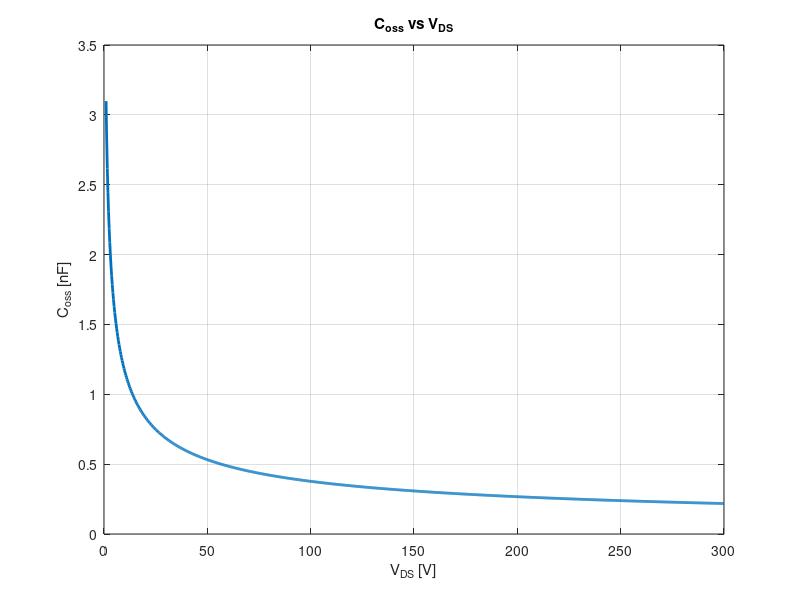
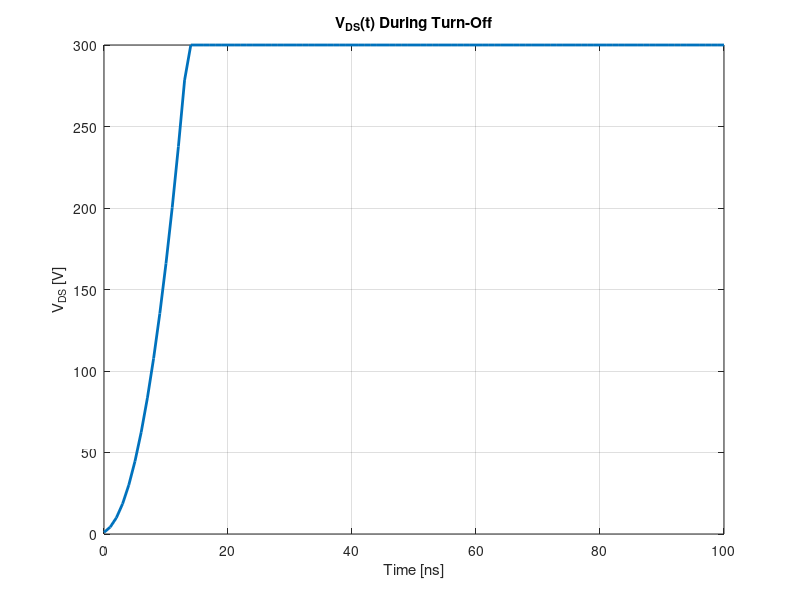

Reproduce these figures in MATLAB, in order.
% Semiconductor Physics and Power Device Equations in MATLAB
% Constants
clc;
clear;


q = 1.6e-19;       % Elementary charge [C]
eps_si = 1.0e-12;  % Permittivity of silicon [F/cm]
kT = 0.026;        % Thermal energy at 300K [eV]
ni = 1.5e10;       % Intrinsic carrier concentration [cm^-3]
mu_n = 1500;       % Electron mobility [cm^2/V-s]
mu_p = 500;        % Hole mobility [cm^2/V-s]
VB = 700;          % Breakdown voltage [V]
E_crit = 2e5;      % Critical electric field [V/cm] (assumed typical value)
V_dc = 300;        % DC bus voltage [V]
I0 = 10;           % Initial current [A]
A = 1;             % [cm^2], device area
A_junc = 1;
%% 1. Design doping concentration of N drift region (for VB = 700V)
% Doping concentration from breakdown voltage
ND = E_crit^2 * eps_si / (2 * q * VB); % [cm^-3]

%% 2. Calculate on-resistance for 1 cm^2 area
            
Rdrift = (4* VB^2)/(mu_n * eps_si * E_crit^3); %[Ohm]

Ldrift = 2 * VB / E_crit; % Drift region length [cm]
Ron_drift = Ldrift / (q * mu_n * ND * A); % [Ohm]

%% 3 Calculate CGD and CDS from physical parameters and plot Coss = CGD + CDS
NA = ND; % assuming symmetric doping for this model
Vbi = kT * log((ND*NA) / ni^2); % Built-in voltage [V]

% Vds sweep
Vds_vals = linspace(1, V_dc, 1000); % Avoid V=0

% Compute depletion width and capacitance
W_vals = sqrt((2 * eps_si * (Vbi + Vds_vals)) / (q * ND));
Cds_vals = eps_si * A ./ W_vals;
Coss_vals = Cds_vals;

% Plot
figure;
plot(Vds_vals, Coss_vals * 1e9, 'LineWidth', 2);  % Convert to nF, thicker line
title('C_{oss} vs V_{DS}');
xlabel('V_{DS} [V]');
ylabel('C_{oss} [nF]');
grid on;

% Assuming all your previous variables are defined, including Vds_vals, Coss_vals

% Voltages at which you want to print Coss
voltages_to_print = [100, 200, 300];

fprintf('Coss values at specific Vds:\n');
for Vprint = voltages_to_print
    % Find index closest to Vprint
    [~, idx] = min(abs(Vds_vals - Vprint));
    % Get corresponding Coss in nF
    Coss_val = Coss_vals(idx) * 1e9;
    fprintf('At Vds = %d V, Coss = %.4f nF\n', Vprint, Coss_val);
end



%% 4. Calculate Vds(t) waveform during turn-off
% Time domain setup
dt = 1e-9;                        % Time step [s]
t_max = 100e-9;                   % Simulation time [s]
time = 0:dt:t_max;              

% Initialize
Vds_t = zeros(size(time));       % Vds over time [V]
Vds_t(1) = 1;                     % Start from Vds = 1V
Vds_max = V_dc;                  % Final Vds

% Precompute Coss(Vds) as a function
Vds_lookup = linspace(1, V_dc, 1000);
W_lookup = sqrt((2 * eps_si * (Vbi + Vds_lookup)) / (q * ND));
Coss_lookup = eps_si * A ./ W_lookup;

% Interpolant function for Coss(Vds)
Coss_func = @(v) interp1(Vds_lookup, Coss_lookup, v, 'linear', 'extrap');

% Time integration
for i = 2:length(time)
    C_now = Coss_func(Vds_t(i-1));              % Capacitance at current Vds
    dV = (I0 / C_now) * dt;                     % ΔV from I = C dV/dt
    Vds_t(i) = Vds_t(i-1) + dV;                 % Integrate
    if Vds_t(i) >= Vds_max                      % Stop if exceeds max
        Vds_t(i:end) = Vds_max;
        break;
    end
end

% Plot
figure;
plot(time * 1e9, Vds_t, 'LineWidth', 2);
title('V_{DS}(t) During Turn-Off');
xlabel('Time [ns]');
ylabel('V_{DS} [V]');
grid on;


%% 5. Calculate turn-off energy loss
% Energy during current fall (E_fall = 0.5·Voff·I0·tf)

V_start = 1;
V_end = V_dc;

% Find indices
idx_start = find(Vds_t >= V_start, 1, 'first');
idx_end = find(Vds_t >= V_end, 1, 'first');

% Calculate tf
tf = (idx_end - idx_start) * dt; % [s]


E_fall = 0.5 * V_dc * I0 * tf;

% Total turn-off energy loss
Eoff_total = E_fall;

%% Output Results
fprintf('Semiconductor Device Analysis Results:\n');
fprintf('------------------------------------\n');
fprintf('Built-in Potential (Vbi)     = %.3f V\n', Vbi);
fprintf('1. N-drift Doping (ND)       = %.3e cm^{-3}\n', ND);
fprintf('2. On-Resistance Ron   = %.3f mΩ·cm²\n', Ron_drift*1e3);
fprintf('2. On-Resistance Rdrift   = %.3f mΩ·cm²\n', Rdrift*1e3);
fprintf('3. Coss(100V)                = %.3f nF\n', Coss_func(100)*1e9);
%fprintf('4. Voltage Fall Time (tf)    = %.3f ns\n', tf*1e9);
fprintf('5. Turn-off Energy Loss      = %.3f μJ\n', Eoff_total*1e6);